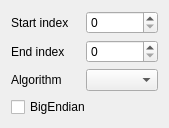
<?xml version="1.0" encoding="UTF-8"?>
<ui version="4.0">
 <class>xToolsCrcCalculatorToolUi</class>
 <widget class="QWidget" name="xToolsCrcCalculatorToolUi">
  <property name="geometry">
   <rect>
    <x>0</x>
    <y>0</y>
    <width>169</width>
    <height>124</height>
   </rect>
  </property>
  <property name="windowTitle">
   <string notr="true">Form</string>
  </property>
  <layout class="QGridLayout" name="gridLayout">
   <item row="0" column="0">
    <widget class="QLabel" name="label">
     <property name="text">
      <string>Start index</string>
     </property>
    </widget>
   </item>
   <item row="0" column="1">
    <widget class="QSpinBox" name="spinBoxStartIndex"/>
   </item>
   <item row="1" column="0">
    <widget class="QLabel" name="label_2">
     <property name="text">
      <string>End index</string>
     </property>
    </widget>
   </item>
   <item row="1" column="1">
    <widget class="QSpinBox" name="spinBoxEndIndex"/>
   </item>
   <item row="2" column="0">
    <widget class="QLabel" name="label_3">
     <property name="text">
      <string>Algorithm</string>
     </property>
    </widget>
   </item>
   <item row="2" column="1">
    <widget class="SAKCrcAlgorithmComboBox" name="comboBoxAlgorithm"/>
   </item>
   <item row="3" column="0" colspan="2">
    <widget class="QCheckBox" name="checkBoxBigEndian">
     <property name="text">
      <string>BigEndian</string>
     </property>
    </widget>
   </item>
  </layout>
 </widget>
 <customwidgets>
  <customwidget>
   <class>SAKCrcAlgorithmComboBox</class>
   <extends>QComboBox</extends>
   <header location="global">sakcrcalgorithmcombobox.h</header>
  </customwidget>
 </customwidgets>
 <resources/>
 <connections/>
</ui>
